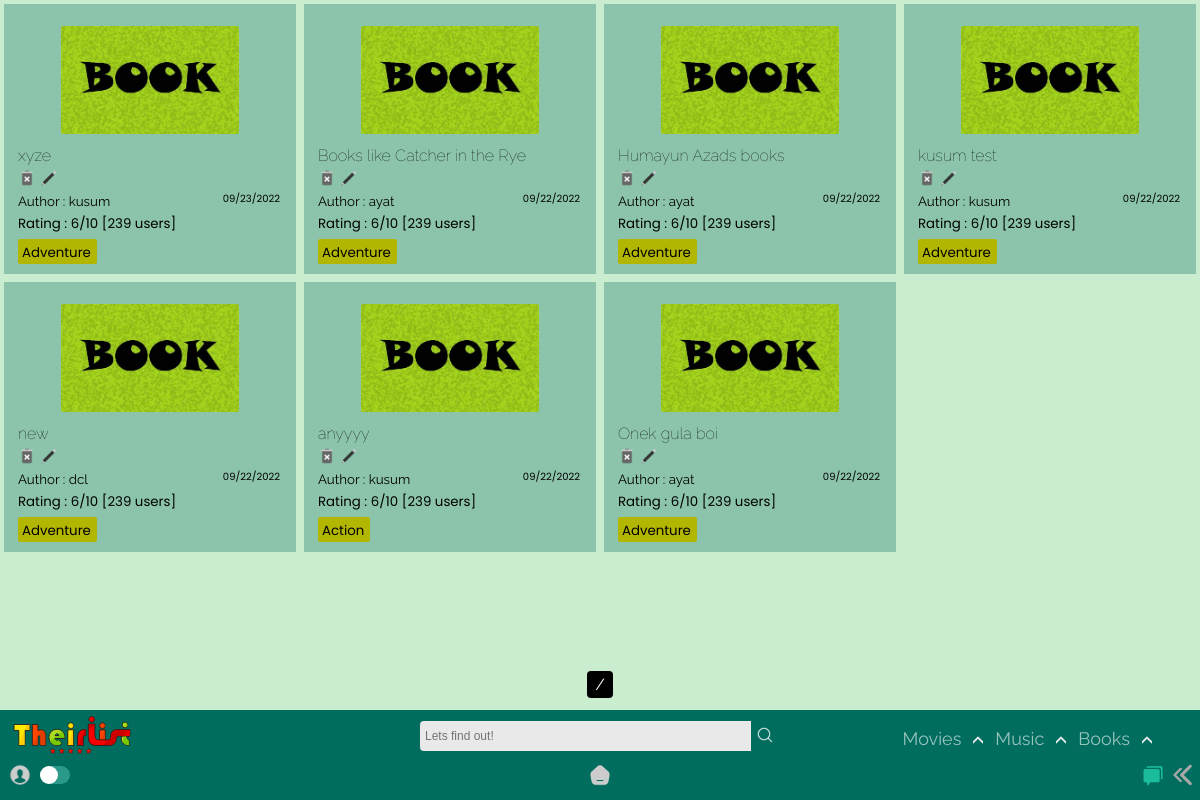
Before: /home/booklist/ with the older database file.
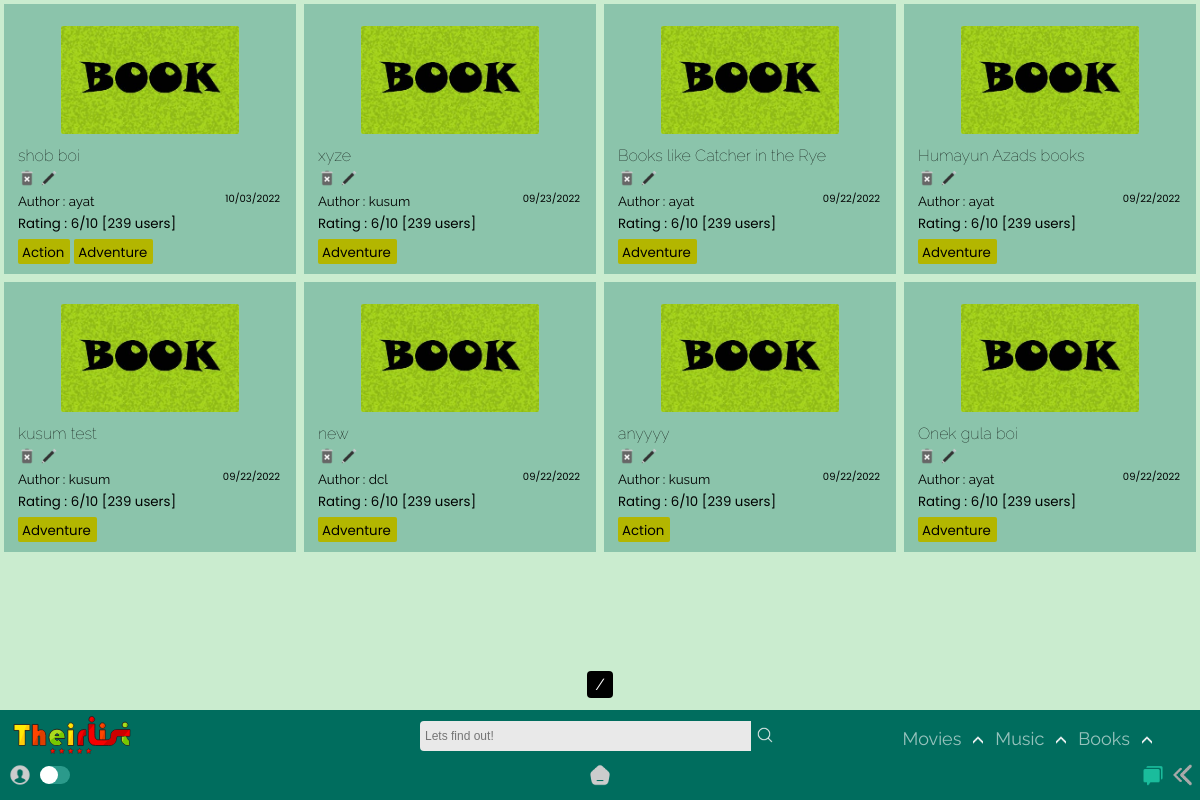
After: the same page with the newer database file.
### app/models.py (models this page shows, shortened)
class BookList(models.Model):
    title = models.CharField(max_length=65)
    creator = models.ForeignKey(User,on_delete=models.SET_NULL,blank=True, null=True)
    genre = models.ManyToManyField('BookGenre')
    posted = models.DateTimeField(auto_now_add=True)
    content = RichTextField(null=True,default=' ')
    type = models.CharField(max_length=10,default="book")
    slug = models.SlugField(max_length= 300,null=True, blank = True, unique=True)

class BookGenre(models.Model):
    name = models.CharField(max_length=150)
    def __str__(self):
        return self.name

### app/views.py (the view)
# urls.py: path('booklist/',TheirListBookView.as_view(),name = 'booklist'),
class TheirListBookView(ListView): #books
    model = BookList
    template_name ='app/Booklist_list.html'
    def get_queryset(self, *args, **kwargs):
        qs = super().get_queryset(*args, **kwargs)
        qs = qs.order_by("-id")
        return qs

### templates/app/booklist_list.html (shortened to what this page needs)
{% extends "index.html" %}
{% load static %}
{% block content %}
<section>
  <div class="contain-sec" id="contain-sec">
    {% for lola in object_list %}
    <div class="elements">
      <div class="thumb">
        <img src="{% static 'app/images/book-poster.jpg' %}" width="100px" />
      </div>
      <div class="Title">
        <a href="{{lola.slug}}/"><h4 class="tit" id="tit">{{lola.title}}</h4></a>
        {% if user.id == lola.creator.id %}
          <a href="{% url 'app:delete_book' lola.slug %}"><img src ="{% static 'app/images/delete.png' %}"></a>
          <a href="{% url 'app:update_booklist' lola.slug %}"><img src ="{% static 'app/images/edit.png' %}"></a>
        {% else %}
        <img src ="{% static 'app/images/delete-dis.png' %}">
        <img src ="{% static 'app/images/edit-dis.png' %}">
        {% endif %}
        </div>
      <div class="Author">
        <small>Author : {{lola.creator.username}}<span>{{lola.posted|date:"SHORT_DATE_FORMAT"}}</span></small>
      </div>
      <div class="rating"><small>Rating : 6/10 [239 users]</small></div>
        {% for tag in lola.genre.all %}
        <div class="Genre">
          <a href="{% url 'app:book' query=tag %}">
            <small>{{ tag }}</small>
          </a>
        </div>
          {% empty %}
          No tags!
        {% endfor %}
    </div>
    {% endfor %}
  </div>
  <div class="pagination_pages">
    <span class="step-links">
        <span class="current">
        {{ page_obj.number }} / {{ page_obj.paginator.num_pages }}
        </span>
    </span>
  </div>
</section>
{% endblock content %}

Changed rows visible on the page:
added BookList: title "shob boi", creator.username "ayat", posted "10/03/2022", BookGenre (name "Action"), BookGenre (name "Adventure")
